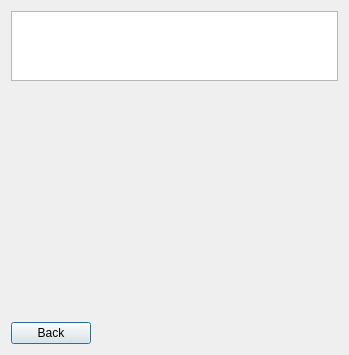
<?xml version="1.0" encoding="UTF-8"?>
<ui version="4.0">
 <class>gradesStudent</class>
 <widget class="QDialog" name="gradesStudent">
  <property name="geometry">
   <rect>
    <x>0</x>
    <y>0</y>
    <width>349</width>
    <height>355</height>
   </rect>
  </property>
  <property name="windowTitle">
   <string>Dialog</string>
  </property>
  <layout class="QVBoxLayout" name="verticalLayout">
   <item>
    <widget class="QTableWidget" name="gradesTable">
     <property name="sizePolicy">
      <sizepolicy hsizetype="Preferred" vsizetype="Preferred">
       <horstretch>0</horstretch>
       <verstretch>0</verstretch>
      </sizepolicy>
     </property>
     <property name="sizeAdjustPolicy">
      <enum>QAbstractScrollArea::AdjustToContents</enum>
     </property>
     <property name="editTriggers">
      <set>QAbstractItemView::NoEditTriggers</set>
     </property>
     <property name="defaultDropAction">
      <enum>Qt::IgnoreAction</enum>
     </property>
     <property name="selectionBehavior">
      <enum>QAbstractItemView::SelectRows</enum>
     </property>
     <property name="textElideMode">
      <enum>Qt::ElideRight</enum>
     </property>
     <property name="showGrid">
      <bool>true</bool>
     </property>
     <property name="columnCount">
      <number>0</number>
     </property>
     <attribute name="verticalHeaderVisible">
      <bool>false</bool>
     </attribute>
    </widget>
   </item>
   <item>
    <spacer name="verticalSpacer">
     <property name="orientation">
      <enum>Qt::Vertical</enum>
     </property>
     <property name="sizeHint" stdset="0">
      <size>
       <width>20</width>
       <height>40</height>
      </size>
     </property>
    </spacer>
   </item>
   <item alignment="Qt::AlignLeft">
    <widget class="QPushButton" name="pushButton_2">
     <property name="text">
      <string>Back</string>
     </property>
    </widget>
   </item>
  </layout>
 </widget>
 <resources/>
 <connections>
  <connection>
   <sender>pushButton_2</sender>
   <signal>clicked()</signal>
   <receiver>gradesStudent</receiver>
   <slot>close()</slot>
   <hints>
    <hint type="sourcelabel">
     <x>102</x>
     <y>326</y>
    </hint>
    <hint type="destinationlabel">
     <x>139</x>
     <y>258</y>
    </hint>
   </hints>
  </connection>
 </connections>
</ui>
